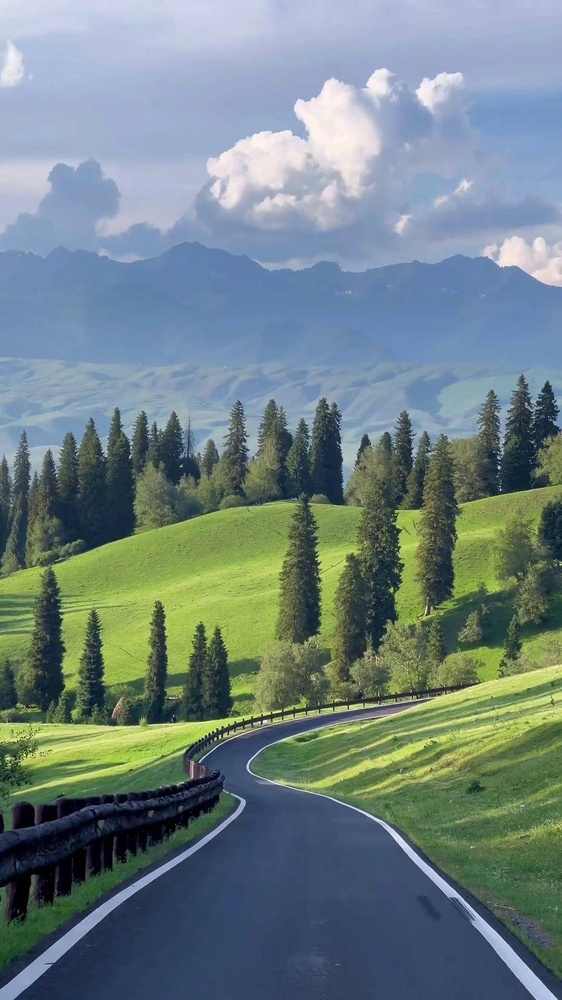
#> input picture examples/input.jpg, 562 x 1000 px, shrunk from 1080 x 1920 before the run, found by its file name
$ python crop_to_ratio.py input.jpg output.jpg --ratio 9:19.5
#> lines starting #> are read from the running program, lines starting #| are printed output that depends on the picture
#!/usr/bin/env python3
"""
将图片中心裁剪到目标比例，避免生图时被拉伸压缩。

用法:
    python3 crop_to_ratio.py <input_path> <output_path> --ratio <宽:高>

示例:
    python3 crop_to_ratio.py input.jpg output.jpg --ratio 9:19.5
    python3 crop_to_ratio.py input.jpg output.jpg --ratio 3:4
"""

import argparse
from PIL import Image


def crop_to_ratio(input_path: str, output_path: str, ratio_str: str):
#> called with input_path = 'input.jpg', output_path = 'output.jpg', ratio_str = '9:19.5'
    im = Image.open(input_path).convert("RGB")
#> im is the input picture: PIL image 562x1000 RGB; mean R, G, B 111.7, 129.9, 131.3
    w, h = im.size
#> w = 562; h = 1000

    parts = ratio_str.split(":")
    target_w = float(parts[0])
    target_h = float(parts[1])
    target_ratio = target_w / target_h

    current_ratio = w / h
#> current_ratio = 0.562

    if abs(current_ratio - target_ratio) < 0.01:
        im.save(output_path, quality=95)
        print(f"比例接近，直接保存: {w}x{h} -> {output_path}")
        return

    if current_ratio > target_ratio:
        new_w = int(h * target_ratio)
#> new_w = 461
        left = (w - new_w) // 2
#> left = 50
        right = left + new_w
#> right = 511
        cropped = im.crop((left, 0, right, h))
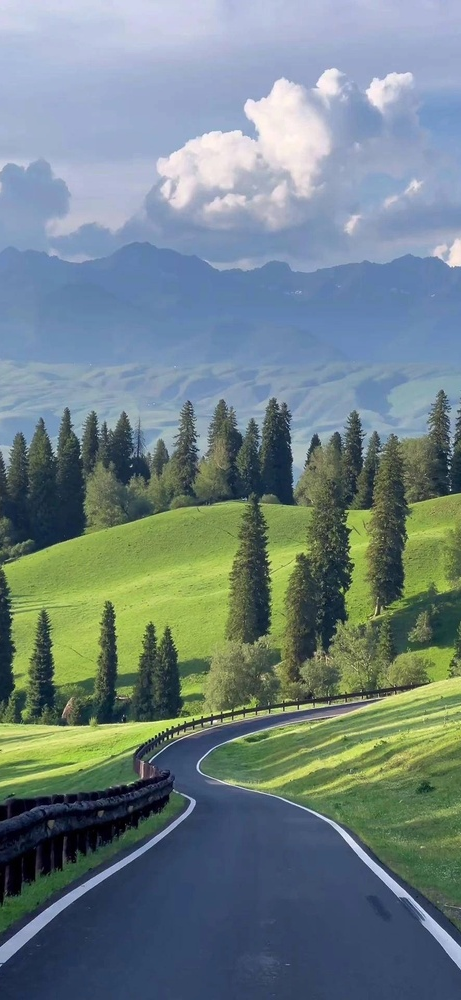
#> cropped: PIL image 461x1000 RGB; mean R, G, B 112.2, 130.2, 132
    else:
        new_h = int(w / target_ratio)
        top = (h - new_h) // 2
        bottom = top + new_h
        cropped = im.crop((0, top, w, bottom))

    cropped.save(output_path, quality=95)
    print(f"已裁剪: {w}x{h} (比例 {current_ratio:.3f}) -> {cropped.size} (比例 {target_ratio:.3f})")
#| 已裁剪: 562x1000 (比例 0.562) -> (461, 1000) (比例 0.462)
    print(f"输出: {output_path}")


if __name__ == "__main__":
    parser = argparse.ArgumentParser(description="中心裁剪图片到目标比例")
    parser.add_argument("input_path", help="输入图片路径")
    parser.add_argument("output_path", help="输出图片路径")
    parser.add_argument("--ratio", required=True, help="目标比例，如 9:19.5 或 3:4")
    args = parser.parse_args()
    crop_to_ratio(args.input_path, args.output_path, args.ratio)
